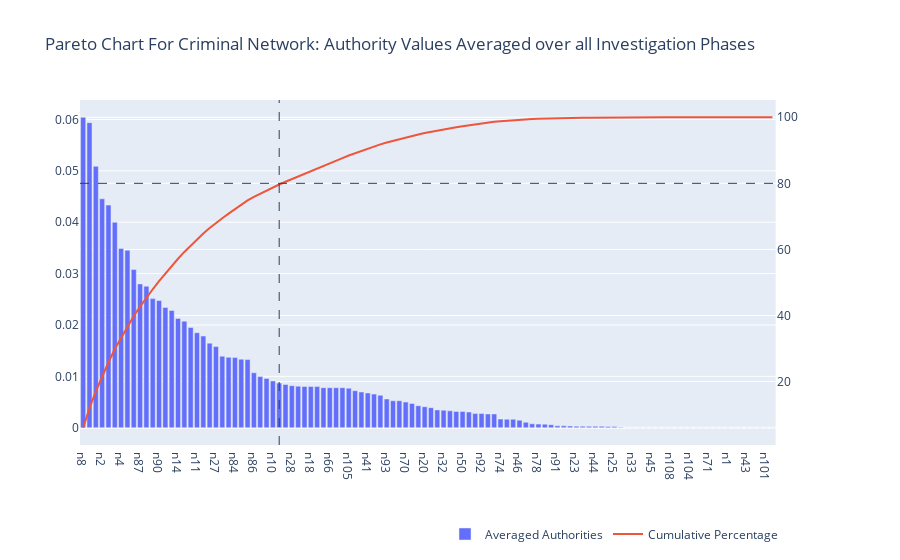

The notebook cell saved with this chart:
### Code cell
fig = make_subplots(specs=[[{"secondary_y": True}]])
fig.add_trace(
    go.Bar(
        x = dc_frame.player,
        y = dc_frame.averaged_authorities,
        name = "Averaged Authorities"
    ),
    secondary_y = False
)
fig.add_trace(
    go.Scatter(
        x = dc_frame.player,
        y = dc_frame.cumulative_percent,
        name = "Cumulative Percentage"
    ),
    secondary_y = True
)
fig.add_hline(
    y = 80,
    secondary_y = True,
    line_width=1,
    line_dash="dash"
)
fig.add_vline(
    x = 'n52',
    secondary_y = True,
    line_width=1,
    line_dash="dash"
)
fig.update_layout(legend=dict(
    orientation="h",
    # entrywidth=70,
    yanchor="bottom",
    y=-0.3,
    xanchor="right",
    x=0.95
))
fig.update_layout(
    title_text = "Pareto Chart For Criminal Network: Authority Values Averaged over all Investigation Phases"
)
fig.show()

### Figure 1 — Plotly figure (JSON) as saved in the notebook; plotly's stock layout.template omitted (floating-point values rounded to 4 significant figures)
{"data": [{"name": "Averaged Authorities", "type": "bar", "x": ["n8", "n85", "n76", "n2", "n3", "n83", "n4", "n5", "n82", "n87", "n9", "n89", "n90", "n12", "n6", "n14", "n19", "n88", "n11", "n77", "n81", "n27", "n47", "n15", "n84", "n55", "n64", "n86", "n34", "n37", "n10", "n52", "n56", "n28", "n7", "n17", "n18", "n54", "n16", "n66", "n26", "n65", "n105", "n49", "n13", "n41", "n31", "n96", "n93", "n98", "n97", "n70", "n106", "n62", "n20", "n67", "n35", "n32", "n73", "n48", "n50", "n38", "n94", "n92", "n21", "n40", "n74", "n107", "n36", "n46", "n59", "n79", "n78", "n61", "n99", "n91", "n39", "n72", "n23", "n22", "n95", "n44", "n42", "n109", "n25", "n30", "n29", "n33", "n58", "n68", "n45", "n75", "n80", "n108", "n103", "n51", "n104", "n63", "n60", "n71", "n110", "n57", "n1", "n69", "n53", "n43", "n100", "n24", "n101", "n102"], "xaxis": "x", "y": [0.06042, 0.05937, 0.05087, 0.04455, 0.04333, 0.03998, 0.0349, 0.03455, 0.03081, 0.02799, 0.02754, 0.02513, 0.02476, 0.02341, 0.02282, 0.02128, 0.02074, 0.0195, 0.0185, 0.01784, 0.01647, 0.0158, 0.01393, 0.0137, 0.01367, 0.01334, 0.01326, 0.01068, 0.009954, 0.009596, 0.009114, 0.008686, 0.008429, 0.008187, 0.008089, 0.008039, 0.008028, 0.008013, 0.007806, 0.007795, 0.007795, 0.007795, 0.007685, 0.007212, 0.006959, 0.006768, 0.006548, 0.006316, 0.005597, 0.005248, 0.005248, 0.004998, 0.004737, 0.004285, 0.004095, 0.003903, 0.003477, 0.003426, 0.00329, 0.003181, 0.003181, 0.003057, 0.002759, 0.002759, 0.002686, 0.002686, 0.001678, 0.001652, 0.001652, 0.001483, 0.001061, 0.0007668, 0.0007117, 0.000704, 0.0005934, 0.0003705, 0.0003705, 0.000334, 0.0002971, 0.0002971, 0.0002774, 0.0002774, 0.0002774, 0.0002528, 0.0002334, 0.0001195, 1.11e-05, 1.088e-18, 1.019e-18, 7.089e-19, 6.055e-19, 5.775e-19, 5.438e-19, 4.864e-19, 3.47e-19, 2.209e-19, 7.302e-20, 6.982e-20, 0, 0, 0, 0, 0, -3.306e-20, -6.521e-20, -3.581e-19, -4.744e-19, -7.19e-19, -2.755e-18, -3.223e-18], "yaxis": "y"}, {"name": "Cumulative Percentage", "type": "scatter", "x": ["n8", "n85", "n76", "n2", "n3", "n83", "n4", "n5", "n82", "n87", "n9", "n89", "n90", "n12", "n6", "n14", "n19", "n88", "n11", "n77", "n81", "n27", "n47", "n15", "n84", "n55", "n64", "n86", "n34", "n37", "n10", "n52", "n56", "n28", "n7", "n17", "n18", "n54", "n16", "n66", "n26", "n65", "n105", "n49", "n13", "n41", "n31", "n96", "n93", "n98", "n97", "n70", "n106", "n62", "n20", "n67", "n35", "n32", "n73", "n48", "n50", "n38", "n94", "n92", "n21", "n40", "n74", "n107", "n36", "n46", "n59", "n79", "n78", "n61", "n99", "n91", "n39", "n72", "n23", "n22", "n95", "n44", "n42", "n109", "n25", "n30", "n29", "n33", "n58", "n68", "n45", "n75", "n80", "n108", "n103", "n51", "n104", "n63", "n60", "n71", "n110", "n57", "n1", "n69", "n53", "n43", "n100", "n24", "n101", "n102"], "xaxis": "x", "y": [6.042, 11.98, 17.07, 21.52, 25.85, 29.85, 33.34, 36.8, 39.88, 42.68, 45.43, 47.95, 50.42, 52.76, 55.04, 57.17, 59.25, 61.2, 63.05, 64.83, 66.48, 68.06, 69.45, 70.82, 72.19, 73.52, 74.85, 75.92, 76.91, 77.87, 78.78, 79.65, 80.49, 81.31, 82.12, 82.92, 83.73, 84.53, 85.31, 86.09, 86.87, 87.65, 88.42, 89.14, 89.83, 90.51, 91.17, 91.8, 92.36, 92.88, 93.41, 93.91, 94.38, 94.81, 95.22, 95.61, 95.96, 96.3, 96.63, 96.95, 97.26, 97.57, 97.84, 98.12, 98.39, 98.66, 98.83, 98.99, 99.16, 99.3, 99.41, 99.49, 99.56, 99.63, 99.69, 99.73, 99.76, 99.8, 99.83, 99.86, 99.88, 99.91, 99.94, 99.96, 99.99, 100.0, 100, 100, 100, 100, 100, 100, 100, 100, 100, 100, 100, 100, 100, 100, 100, 100, 100, 100, 100, 100, 100, 100, 100, 100], "yaxis": "y2"}], "layout": {"legend": {"orientation": "h", "x": 0.95, "xanchor": "right", "y": -0.3, "yanchor": "bottom"}, "shapes": [{"line": {"dash": "dash", "width": 1}, "type": "line", "x0": 0, "x1": 1, "xref": "x domain", "y0": 80, "y1": 80, "yref": "y2"}, {"line": {"dash": "dash", "width": 1}, "type": "line", "x0": "n52", "x1": "n52", "xref": "x", "y0": 0, "y1": 1, "yref": "y2 domain"}], "title": {"text": "Pareto Chart For Criminal Network: Authority Values Averaged over all Investigation Phases"}, "xaxis": {"anchor": "y", "domain": [0, 0.94]}, "yaxis": {"anchor": "x", "domain": [0, 1]}, "yaxis2": {"anchor": "x", "overlaying": "y", "side": "right"}}}
